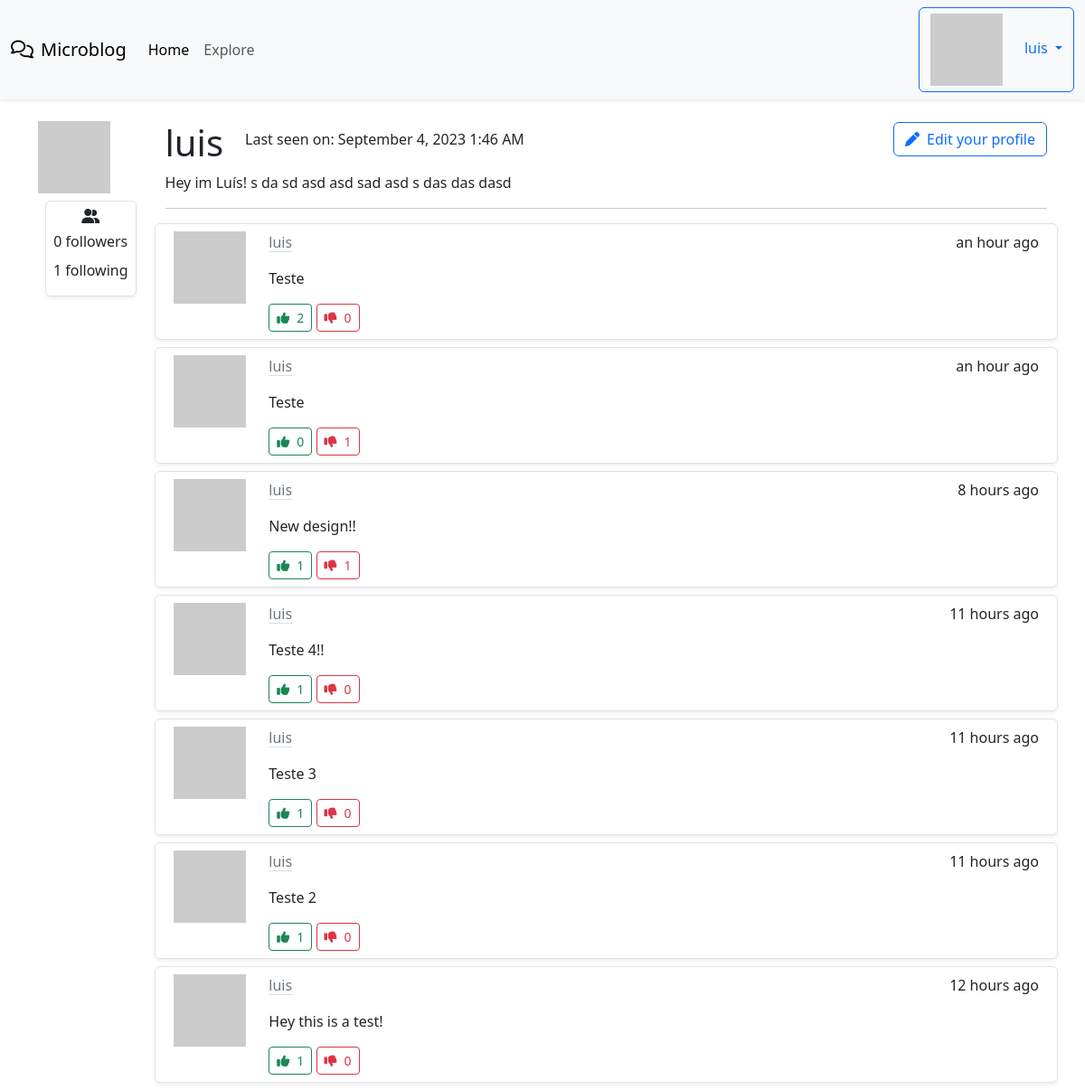
Screenshot of /user/luis (signed in) with the database file from the repository.
### app/models.py (models this page shows, shortened)
class User(UserMixin, db.Model):
    id = db.Column(db.Integer, primary_key = True)
    username = db.Column(db.String(64), index = True, unique = True)
    email = db.Column(db.String(120), index = True, unique = True)
    password_hash = db.Column(db.String(128))
    posts = db.relationship('Post', backref='author', lazy='dynamic')
    about_me = db.Column(db.String(140))
    last_seen = db.Column(db.DateTime, default=datetime.utcnow)
    followed = db.relationship(
        'User', secondary=followers,
        primaryjoin=(followers.c.follower_id == id),
        secondaryjoin=(followers.c.followed_id == id),
        backref=db.backref('followers', lazy='dynamic'), lazy='dynamic'
    )
    upvotes = db.relationship('Upvote', backref='user', lazy='dynamic')
    downvotes = db.relationship('Downvote', backref='user', lazy='dynamic')
    def avatar(self, size):
        digest = md5(self.email.lower().encode('utf-8')).hexdigest()
        return 'https://www.gravatar.com/avatar/{}?d=identicon&s={}'.format(digest, size)
    def is_following(self, user):
        return self.followed.filter(
            followers.c.followed_id == user.id
        ).count() > 0

class Post(db.Model):
    id = db.Column(db.Integer, primary_key=True)
    body = db.Column(db.String(140))
    timestamp = db.Column(db.DateTime, index=True, default=datetime.utcnow)
    user_id = db.Column(db.Integer, db.ForeignKey('user.id'))
    language = db.Column(db.String(5))
    upvotes = db.relationship('Upvote', backref='post', lazy='dynamic')
    downvotes = db.relationship('Downvote', backref='post', lazy='dynamic')

### app/main/routes.py (the view)
@bp.route('/user/<username>')
@login_required
def user(username):
    user = User.query.filter_by(username=username).first_or_404()
    page = request.args.get('page', 1, type=int)
    posts = user.posts.order_by(Post.timestamp.desc()).paginate(
        page=page, per_page=current_app.config['POSTS_PER_PAGE'], error_out=False
    )
    next_url = url_for('main.user', page=posts.next_num) if posts.has_next else None
    prev_url = url_for('main.user', page=posts.prev_num) if posts.has_prev else None
    form = EmptyForm()
    return render_template('user.html', user=user, posts = posts.items, form=form, next_url=next_url, prev_url=prev_url )

### app/__init__.py (called while the page is built)
def get_locale():
    return request.accept_languages.best_match(current_app.config['LANGUAGES'])

### app/main/routes.py (called while the page is built)
@bp.before_request
def before_request():
    if current_user.is_authenticated:
        current_user.last_seen = datetime.utcnow()
        db.session.commit()
    g.locale = str(get_locale())

### app/models.py (called while the page is built)
@login.user_loader
def load_user(id):
    return User.query.get(int(id))

### app/templates/user.html (shortened to what this page needs)
{% extends "base.html" %}
{% from 'bootstrap5/form.html' import render_field %}
{% block content %}
<div class="container mt-4">
  <div class="d-flex flex-row">
    <div class="me-4">
      <img src="{{ user.avatar(128) }}" />
      <div class="border rounded shadow-sm p-2 m-2 d-flex flex-column align-items-center">
        <i class="fa-solid fa-user-group mb-2"></i>
        <p class="mb-2">{{ _('%(count)d followers', count=user.followers.count()) }}</p>
        <p class="mb-2">{{ _('%(count)d following', count=user.followed.count()) }}</p>
      </div>
    </div>
    <div class="col">
      <div class="d-flex flex-row align-items-center">
        <h1>{{ user.username }}</h1>
        {% if user.last_seen %}
          <p class="ms-4">{{ _('Last seen on') }}: {{ moment(user.last_seen).format('LLL') }}</p>
        {% endif %}
        {% if user == current_user %}
        <div class="ms-auto">
          <p><a class="btn btn-outline-primary" href="{{ url_for('main.edit_profile') }}"><i class="fa-solid fa-pen me-2"></i>{{_('Edit your profile')}}</a></p>
        </div>
        {% endif %}
      </div>
      <div>
      {% if user.about_me %}
        <p>{{ user.about_me }}</p>
      {% endif %}
      </div>
      <div>
        <hr/>
        {% for post in posts %}
          {% include "_post.html" %}
        {% endfor %}
      </div>
    </div>
  </div>
</div>
{% endblock %}

### app/templates/base.html (shortened to what this page needs)
<!doctype html>
<html lang="en">
    <head>
        {% block head %}
        {% block styles %}
            {{ bootstrap.load_css() }}
        {% endblock %}
        {% endblock %}
    </head>
    <body>
      <nav class="navbar navbar-expand-lg bg-body-tertiary shadow-sm">
        <div class="container-fluid">
          <a class="navbar-brand" href="{{ url_for('main.index') }}"><i class="fa-regular fa-comments me-2"></i>Microblog</a>
          <div class="collapse navbar-collapse" id="navbarNav">
            <ul class="navbar-nav">
              <li class="nav-item">
                <a class="nav-link active" aria-current="page" href="{{ url_for('main.index') }}">{{_('Home')}}</a>
              </li>
              <li class="nav-item">
                <a class="nav-link" href="{{ url_for('main.explore') }}">{{_('Explore')}}</a>
              </li>
            </ul>
            <ul class="navbar-nav ms-auto">
              {% if current_user.is_anonymous %}
              <li class="nav-item">
                  <a class="btn btn-primary" href="{{ url_for('auth.login') }}">{{_('Login')}}</a>
              </li>
              {% else %}
              <li class="nav-item dropdown">
                <a class="dropdown-toggle btn btn-outline-primary" href="#" role="button" data-bs-toggle="dropdown" aria-expanded="false">
                  <img class="me-4" src="{{ current_user.avatar(36) }}" />{{ current_user.username }}
                </a>
              </li>
              {% endif %}
          </ul>
          </div>
        </div>
      </nav>
      {% block content %}{% endblock %}
  </body>
</html>

### app/templates/_post.html
<div class="row border rounded shadow-sm my-2 p-2">
  <div class="col-1 d-flex align-items-center">
    <img src="{{ post.author.avatar(64) }}" class="align-self-start mr-3" alt="{{ post.author.username }} Avatar">
  </div>
  <div class="col ms-4">
    <div class="d-flex flex-row justify-content-between">
      <a class="link-secondary link-offset-2 link-underline-opacity-25 link-underline-opacity-100-hover" href="{{ url_for('main.user', username=post.author.username) }}">{{ post.author.username }}</a>
      <p>{{ moment(post.timestamp).fromNow() }}</p>
    </div>
    <p>{{ post.body }}</p>
    <form action="/upvote_post/{{post.id}}" method="POST" class="d-inline">
      <button type="submit" class="btn btn-outline-success btn-sm">
        <i class="fa-solid fa-thumbs-up me-2"></i>{{ post.upvotes.count() }}
      </button>
    </form>
    <form action="/downvote_post/{{post.id}}" method="POST" class="d-inline">
      <button type="submit" class="btn btn-outline-danger btn-sm">
        <i class="fa-solid fa-thumbs-down me-2"></i>{{ post.downvotes.count() }}
      </button>
    </form>
  </div>
</div>

### rows the page displays
User: username "luis", last_seen "September 4, 2023 1:46 AM", about_me "Hey im Luís! s da sd asd asd sad asd s das das dasd"
Post: author.username "luis", timestamp "an hour ago", body "Teste", upvotes.count "2", downvotes.count "0"
Post: author.username "luis", timestamp "an hour ago", body "Teste", upvotes.count "0", downvotes.count "1"
Post: author.username "luis", timestamp "8 hours ago", body "New design!!", upvotes.count "1", downvotes.count "1"
Post: author.username "luis", timestamp "11 hours ago", body "Teste 4!!", upvotes.count "1", downvotes.count "0"
Post: author.username "luis", timestamp "11 hours ago", body "Teste 3", upvotes.count "1", downvotes.count "0"
Post: author.username "luis", timestamp "11 hours ago", body "Teste 2", upvotes.count "1", downvotes.count "0"
Post: author.username "luis", timestamp "12 hours ago", body "Hey this is a test!", upvotes.count "1", downvotes.count "0"
